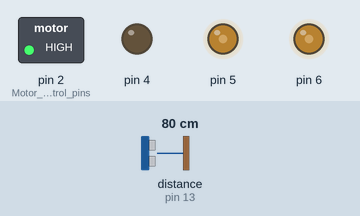
Recording of a sketch running on a simulated Arduino Uno, built with avr-gcc and run on an emulated ATmega328P. On the bench: switched loads named in the sketch (green lamp = pin HIGH), output pins drawn as LEDs (lit = HIGH). Wiring (inferred from the names in the program): ultrasonic range finder: trigger pin 12; echo pin 13. Dashed ring = blinking. Inputs (shaded band) come from the test bench; at power-on: distance to the obstacle (sensor on pin 13) 80 cm. The echo pulse lasts 58.3 µs per cm; random numbers use the default seed unless the sketch sets one; pins used as bus, display or sensor lines are not drawn.

Above: at 1.2 s.
1.3 s: distance to the obstacle (sensor on pin 13) set to 8 cm
2.8 s: distance to the obstacle (sensor on pin 13) set to 5 cm
At 3.9 s:
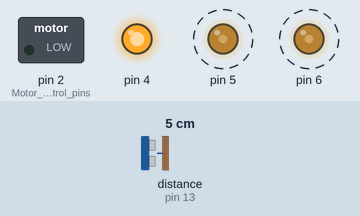
At 5.1 s:
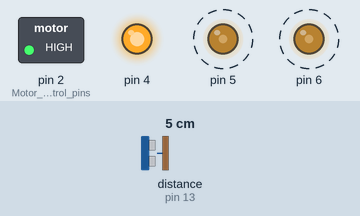
7.3 s: distance to the obstacle (sensor on pin 13) set to 2 cm
At 19.0 s:
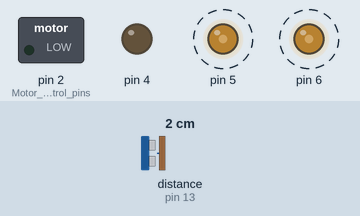
Timing chart, 0 to 24.3 s (numbered marks = the images above; inputs shaded):
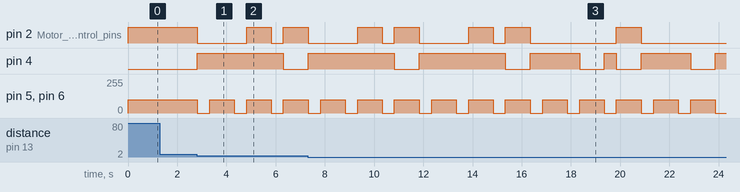

Measured:
- the behaviour switches between 7 and 6 cm on distance to the obstacle (sensor on pin 13) (found by bisection; images 0 and 1)
- after the input at 1.3 s, every drawn part: stays the same
- after the input at 2.8 s, pin 2 (Motor_control_pins): HIGH → LOW at once, → HIGH 2.0 s later, → LOW 1.0 s later, → HIGH 0.50 s later; pin 4: LOW → HIGH at once, → LOW 3.5 s later; pin 5, pin 6: alternates 100/255 for 1.0 s and 0/255 for 0.50 s, starting at once

The sketch:

uno_code.ino
```cpp
// Function definitions
void Move_Forward(int car_speed) {
  digitalWrite(2, HIGH);  // Set pin 2 to HIGH for the motor driver
  analogWrite(5, car_speed);  // Set the speed of the motor
  digitalWrite(4, LOW);  // Set pin 4 to LOW for the motor driver (other direction)
  analogWrite(6, car_speed);  // Set the speed of the other motor
}

void Move_Backward(int car_speed) {
  digitalWrite(2, LOW);  // Set pin 2 to LOW for the motor driver (other direction)
  analogWrite(5, car_speed);  // Set the speed of the motor
  digitalWrite(4, HIGH);  // Set pin 4 to HIGH for the motor driver
  analogWrite(6, car_speed);  // Set the speed of the other motor
}

void Rotate_Left(int car_speed) {
  digitalWrite(2, LOW);  // Set pin 2 to LOW for the motor driver (one direction)
  analogWrite(5, car_speed);  // Set speed for one motor
  digitalWrite(4, LOW);  // Set pin 4 to LOW for the motor driver (other direction)
  analogWrite(6, car_speed);  // Set speed for other motor (rotating in opposite direction)
}

void Rotate_Right(int car_speed) {
  digitalWrite(2, HIGH);  // Set pin 2 to HIGH for the motor driver (other direction)
  analogWrite(5, car_speed);  // Set speed for one motor
  digitalWrite(4, HIGH);  // Set pin 4 to HIGH for the motor driver
  analogWrite(6, car_speed);  // Set speed for other motor (rotating in opposite direction)
}

void STOP() {
  digitalWrite(2, LOW);  // Stop the motor
  analogWrite(5, 0);  // Set motor speed to 0
  digitalWrite(4, HIGH);  // Stop the motor
  analogWrite(6, 0);  // Set motor speed to 0
}

float checkdistance() {
  digitalWrite(12, LOW);  // Send a low pulse to the trigger pin
  delayMicroseconds(2);  // Wait for 2 microseconds
  digitalWrite(12, HIGH);  // Send a high pulse to the trigger pin
  delayMicroseconds(10);  // Wait for 10 microseconds to send the pulse
  digitalWrite(12, LOW);  // Set trigger pin back to low
  float distance = pulseIn(13, HIGH) / 58.00;  // Measure the echo time and calculate distance
  delay(10);  // Small delay to stabilize the sensor
  return distance;  // Return the measured distance
}

// Infrared line tracking
int Left_Tra_Value, Center_Tra_Value, Right_Tra_Value;
int Black = 0;  // Assuming the sensor reads 0 for black and 1 for white
int speed = 100;

void Infrared_Tracing() {
  Left_Tra_Value = digitalRead(7);   // Read left infrared sensor
  Center_Tra_Value = digitalRead(8); // Read center infrared sensor
  Right_Tra_Value = digitalRead(9);  // Read right infrared sensor

  if (Left_Tra_Value != Black && (Center_Tra_Value == Black && Right_Tra_Value != Black)) {
    Move_Forward(120);
  } else if (Left_Tra_Value == Black && (Center_Tra_Value == Black && Right_Tra_Value != Black)) {
    Rotate_Left(80);
  } else if (Left_Tra_Value == Black && (Center_Tra_Value != Black && Right_Tra_Value != Black)) {
    Rotate_Left(120);
  } else if (Left_Tra_Value != Black && (Center_Tra_Value != Black && Right_Tra_Value == Black)) {
    Rotate_Right(120);
  } else if (Left_Tra_Value != Black && (Center_Tra_Value == Black && Right_Tra_Value == Black)) {
    Rotate_Right(80);
  } else if (Left_Tra_Value == Black && (Center_Tra_Value == Black && Right_Tra_Value == Black)) {
    STOP();
  }
}

int module = 1;  // Define the current module (set to 1 for obstacle avoidance, 2 for line tracking)

void setup() {
  pinMode(2, OUTPUT);   // Motor control pins
  pinMode(4, OUTPUT);
  pinMode(5, OUTPUT);
  pinMode(6, OUTPUT);
  pinMode(12, OUTPUT);  // Ultrasonic trigger pin
  pinMode(13, INPUT);   // Ultrasonic echo pin

  // Set infrared sensor pins
  pinMode(7, INPUT);  // Left line sensor
  pinMode(8, INPUT);  // Center line sensor
  pinMode(9, INPUT);  // Right line sensor
}

void loop() {
  if (module == 1) {  // Module 1: Obstacle Avoidance
    float distance = checkdistance();  // Continuously check distance

    if (distance < 6) {
      // If distance is below 3 cm, stop and handle obstacle
      STOP();
      delay(500);  // Wait a bit before moving backward
      Move_Backward(speed);  // Move backward at full speed
      delay(1000);  // Move backward for 1 second
      STOP();
      delay(500);  // Wait before rotating

      // Rotate either left or right (choose one, or alternate)
      int randomInt = random(0, 2);

      // Call the appropriate function based on the random number
      if (randomInt == 0) {
        Rotate_Left(speed);
      } else {
        Rotate_Right(speed);
      }

      delay(1000);  // Rotate for 1 second
      STOP();
      delay(500);  // Wait before moving forward

      // Move forward after rotating
      Move_Forward(speed);
      delay(1000);  // Move forward for 1 second
    } else {
      // If the distance is above 3 cm, keep moving forward
      Move_Forward(speed);
    }
  }

  else if (module == 2) {  // Module 2: Line Tracking
    Infrared_Tracing();  // Call the line tracking function
  }
}
```
